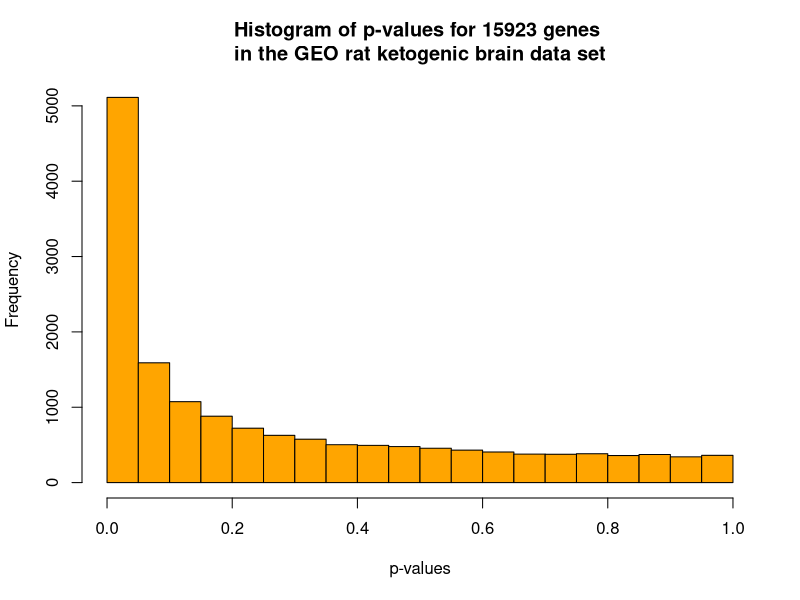
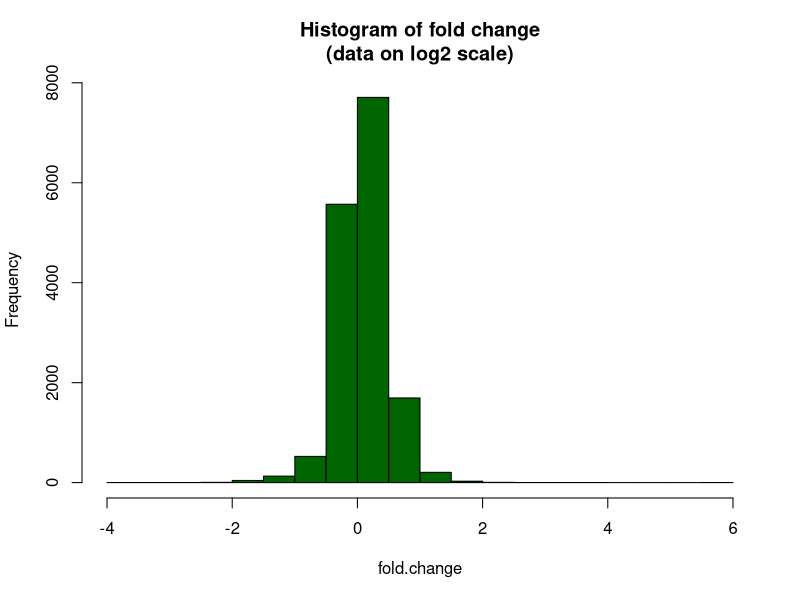
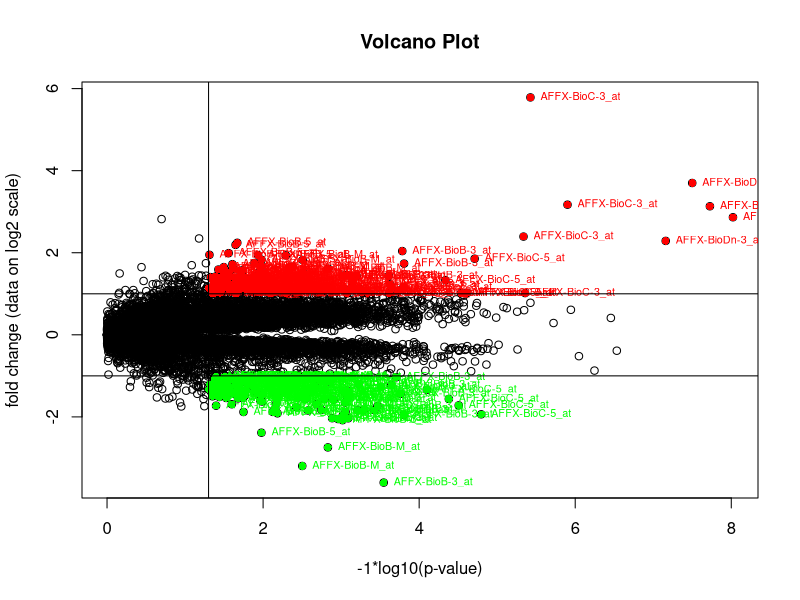
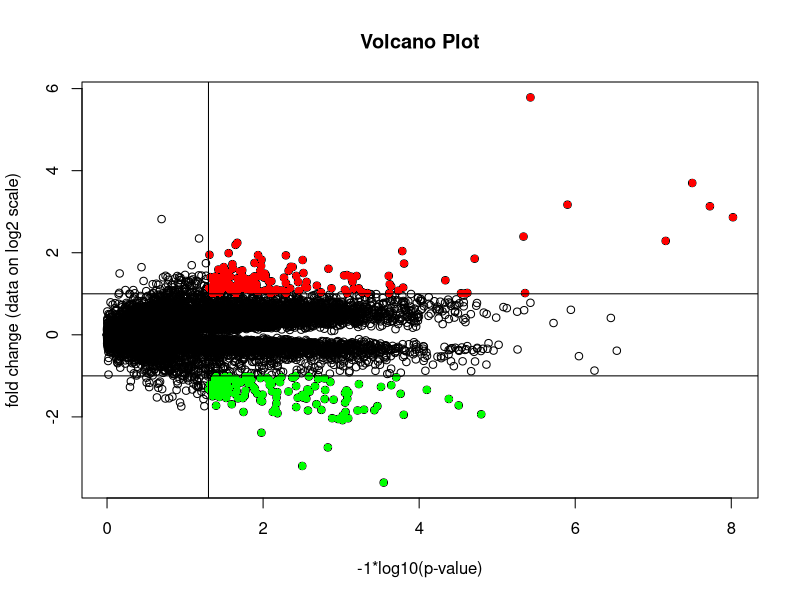

The R script that drew these images, in order:
## ---- chunk 1
knitr::opts_chunk$set(echo = TRUE)
## ---- chunk 2
dat <- read.table('./rat_KD.txt', header=T, row.names=1)
dim(dat)
dat[1:5,]

#classes
control.diet <- names(dat[,grep('control', names(dat))])
control.diet

ketogenic.diet <- names(dat[, grep('ketogenic', names(dat))])
ketogenic.diet
## ---- chunk 3
# function to calculate Student’s two-sample t-test on all genes at once
# function returns the p-value for the test
# NAs are removed for each test
t.test.all.genes <- function(x,s1,s2) {
	x1 <- x[s1]
	x2 <- x[s2]
	x1 <- as.numeric(x1)
	x2 <- as.numeric(x2)
	t.out <- t.test(x1, x2, alternative='two.sided', var.equal = TRUE)
	out <- as.numeric(t.out$p.value)
	return(out)
}

t.test.run <- apply(dat,1,t.test.all.genes,s1=control.diet,s2=ketogenic.diet)
## ---- chunk 4
xname <- "p-values"
hist(t.test.run, col='orange', 
     main=paste("Histogram of" , xname, "for", nrow(dat), 
                "genes \nin the GEO rat ketogenic brain data set"), 
     xlab=xname)
## ---- chunk 5
#calculate means of the groups 
control.diet.mean <- apply(log2(dat[,control.diet]), 1, mean, na.rm = T)
ketogenic.diet.mean <- apply(log2(dat[,ketogenic.diet]), 1, mean, na.rm = T)

#calculate fold change
fold.change <- control.diet.mean - ketogenic.diet.mean 
range(fold.change)
## ---- chunk 6
hist(fold.change, col='dark green', main=paste("Histogram of fold change\n(data on log2 scale)"))
## ---- chunk 7
p.trans <- -1 * log10(t.test.run)

x.line <- -log10(.05)	#p-value=0.05
y.line <- log2(2)	    #fold change=2

plot(range(p.trans),range(fold.change),type='n',
     xlab='-1*log10(p-value)',ylab='fold change (data on log2 scale)',
     main='Volcano Plot')

points(p.trans,fold.change,col='black')
points(p.trans[(p.trans>x.line&fold.change>y.line)],fold.change[(p.trans>x.line&fold.change>y.line)],
       col='red',pch=16)
points(p.trans[(p.trans>x.line&fold.change< -y.line)],fold.change[(p.trans>x.line&fold.change< -y.line)],
       col='green',pch=16)

text(p.trans[p.trans>x.line&fold.change>y.line], fold.change[p.trans>x.line&fold.change>y.line],
     labels=dimnames(dat)[[1]][p.trans[p.trans >x.line&fold.change>y.line]], 
     cex=0.65, col='red', pos=4)
text(p.trans[p.trans>x.line&fold.change< -y.line], fold.change[p.trans>x.line&fold.change< -y.line],
     labels=dimnames(dat)[[1]][p.trans[p.trans>x.line&fold.change< -y.line]], 
     cex=0.65, col='green', pos=4)

abline(v=x.line)
abline(h=-y.line)
abline(h=y.line)
## ---- chunk 8
p.trans <- -1 * log10(t.test.run)

plot(range(p.trans),range(fold.change),type='n',
     xlab='-1*log10(p-value)',ylab='fold change (data on log2 scale)',
     main='Volcano Plot')
points(p.trans,fold.change,col='black')
points(p.trans[(p.trans>1.3&fold.change>1)],fold.change[(p.trans>1.3&fold.change>1)],
       col='red',pch=16)
points(p.trans[(p.trans>1.3&fold.change< -1)],fold.change[(p.trans>1.3&fold.change< -1)],
       col='green',pch=16)
abline(v=1.3)
abline(h=-1)
abline(h=1)
## ---- chunk 9
# Select genes with significance alpha=0.05
diff.exp.genes.t.test <- t.test.run[t.test.run < 0.05]

# Select log2 values with significance and filter data
diff.exp.genes.fold <- c(fold.change[fold.change < -log2(2)], fold.change[fold.change > log2(2)])

# Filters original data set
dat.fs = dat[names(diff.exp.genes.t.test),]
dat.fs = dat.fs[names(diff.exp.genes.fold),]

# handle missing values (NA's in gene names) created by second filter
dat.fs = dat.fs[!is.na(dat.fs[,1]),]
dim(dat.fs)
## ---- chunk 10
#Builds data frame with p-value and fold information
ds.featured.genes <- cbind(dat, t.test.run, fold.change)
#Filters data frame with featured selection genes found
ds.featured.genes <- ds.featured.genes [rownames(dat.fs),]
#Orders data frame by fold change
ds.order <- ds.featured.genes[order(ds.featured.genes[,13]),]
dim(ds.order[,12:13])
## ---- chunk 11
head(ds.order, n=5)[,12:13]
## ---- chunk 12
tail(ds.order, n=5)[,12:13]
